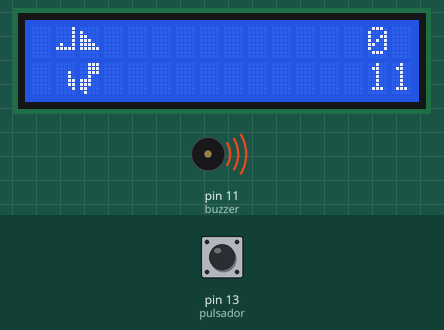
This sketch was run on a simulated Arduino Mega 2560, built with avr-gcc and run on an emulated ATmega2560. On the bench: 16×2 character LCD, buzzer (waves = sounding). Inputs (shaded band) come from the test bench; at power-on: pin 13 (pulsador) LOW. Random numbers use the default seed unless the sketch sets one.

Above: at 1.2 s.
1.3 s: pin 13 (pulsador) pulled HIGH for 0.15 s
At 3.0 s:
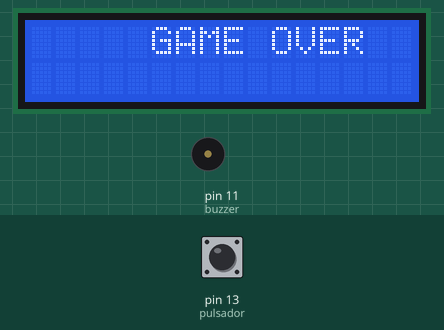
4.4 s: pin 13 (pulsador) pulled HIGH for 1 s
At 5.0 s:
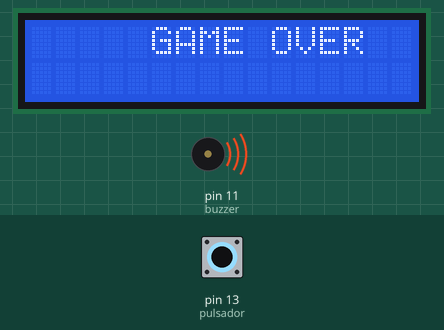
6.0 s: pin 13 (pulsador) pulsed HIGH 5 times (0.12 s each, 0.3 s apart)
At 6.69 s:
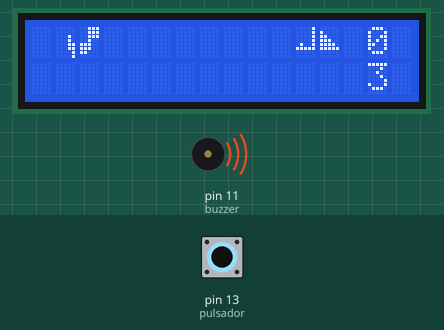
9.0 s: pin 13 (pulsador) pulsed HIGH 5 times (0.12 s each, 0.3 s apart)
At 9.73 s:
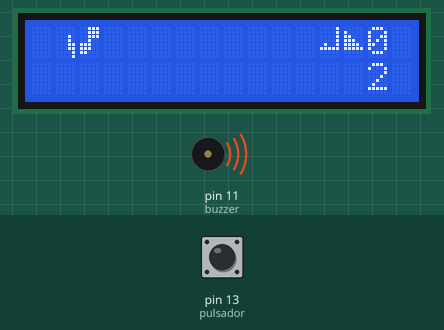
12.6 s: pin 13 (pulsador) pulled HIGH for 3.2 s
At 14.24 s:
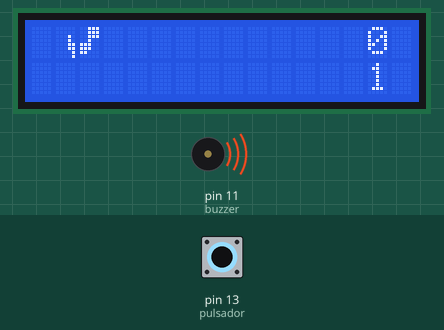
Timing chart, 0 to 23.1 s (numbered marks = the images above; inputs shaded):
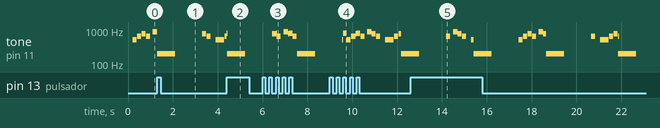

Measured:
- by itself, tone on pin 11 (buzzer): plays 659 Hz for 0.18 s, 880 Hz for 0.20 s, 784 Hz for 0.18 s, 659 Hz for 0.18 s, 523 Hz for 0.12 s, 200 Hz for 0.80 s … (19 notes in this stretch)

The sketch:

dino_code.ino
```cpp
/*
  Proyecto: Dino Game en Arduino con LCD 16x2 y Buzzer
  Autor: Brayan Mosquera
  Fecha: 02/10/2025
  Descripción:
    Este programa implementa una versión del clásico juego del Dinosaurio de Chrome
    en un microcontrolador Arduino Mega 2560, utilizando una pantalla LCD 16x2,
    un pulsador y un buzzer para efectos de sonido y música de fondo.

    Características principales:
    - Animación del dinosaurio caminando.
    - Obstáculos aleatorios (ramas y aves).
    - Sistema de puntaje en pantalla.
    - Detección de colisiones con mensaje de "GAME OVER".
    - Control de salto mediante pulsador.
    - Música de fondo simplificada ("Time To Level Up").
    - Efectos de sonido en saltos y colisiones.

  Hardware utilizado:
    - Arduino Mega 2560
    - Pantalla LCD 16x2 (modo paralelo)
    - Pulsador en pin 13
    - Buzzer en pin 11
    - Potenciómetro de 10kΩ para contraste del LCD

  Licencia: MIT (uso libre con atribución al autor)
  Si te gusto este proyecto, deja una estrella, gracias
*/


#include <LiquidCrystal.h>

LiquidCrystal lcd(7, 6, 5, 4, 3, 2);

// --- Pines ---
int buzzer = 11;   // Pin del buzzer activo

// Caracteres Dino y obstáculos
byte DINO_PARADO_PARTE_1[8] = {B00000, B00000, B00010, B00010, B00011, B00011, B00001, B00001};
byte DINO_PARADO_PARTE_2[8] = {B00111, B00111, B00111, B00100, B11100, B11100, B11000, B01000};
byte DINO_PIE_DERE_PART_1[8] = {B00000, B00000, B00010, B00010, B00011, B00011, B00001, B00001};
byte DINO_PIE_DERE_PART_2[8] = {B00111, B00111, B00111, B00100, B11100, B11100, B11000, B00000};
byte DINO_PIE_IZQU_PART_1[8] = {B00000, B00000, B00010, B00010, B00011, B00011, B00001, B00000};
byte DINO_PIE_IZQU_PART_2[8] = {B00111, B00111, B00111, B00100, B11100, B11100, B11000, B01000};
byte DOS_RAMAS_PART_1[8] = {B00000, B00100, B00100, B10100, B10100, B11100, B00100, B00100};
byte DOS_RAMAS_PART_2[8] = {B00100, B00101, B00101, B10101, B11111, B00100, B00100, B00100};
byte AVE_ALAS_PART1[8] = {B00001, B00001, B00001, B00001, B01001, B11111, B00000, B00000};
byte AVE_ALAS_PART2[8] = {B00000, B10000, B11000, B11100, B11110, B11111, B00000, B00000};

// Variables Dino
int columna_dino1 = 1;
int columna_dino2 = 2;
int fila_dino = 1;
unsigned long reloj=0;
int periodo=100;
int flag=1;

// Variables obstáculos
int fila_rama=0;
int columna_rama=13;
int periodo2=100;
unsigned long reloj2=0;
int a=0;
int b=1;
int c=2;
int d=0;
unsigned long reloj3=0;
int periodo3=100;
int puntos =0;
int punto2 =0;
int numerorandom=0;
int columnaave= 13;
int fila_ave=1;
int senalactual=0;
int senalantigua=0;
int f=13;
int aceleracion=1;

// Variables para salto automático
bool saltando = false;
unsigned long tiempoSalto = 0;
int duracionSalto = 400;   // tiempo total del salto (ms)
int mitadSalto = 200;      // momento en que baja

// --- MELODÍA "Time To Level Up" simplificada ---
int melodia[] = {523, 659, 784, 659, 880, 784, 659, 523}; // notas (C5, E5, G5, etc.)
int duraciones[] = {200, 200, 200, 200, 300, 200, 200, 400}; // ms cada nota
int totalNotas = 8;
int indiceNota = 0;
unsigned long tiempoNota = 0;

void setup() {
  lcd.begin(16, 2);
  lcd.createChar(0,DINO_PARADO_PARTE_1);
  lcd.createChar(1,DINO_PARADO_PARTE_2);
  lcd.createChar(2,DINO_PIE_DERE_PART_1);
  lcd.createChar(3,DINO_PIE_DERE_PART_2);
  lcd.createChar(4,DINO_PIE_IZQU_PART_1);
  lcd.createChar(5,DINO_PIE_IZQU_PART_2);
  lcd.createChar(6,DOS_RAMAS_PART_1);
  lcd.createChar(7,DOS_RAMAS_PART_2);

  pinMode(13, INPUT); // pulsador
  pinMode(buzzer, OUTPUT); // buzzer
}

void loop() {
  // --- Música de fondo ---
  if (millis() - tiempoNota > duraciones[indiceNota]) {
    tiempoNota = millis();
    tone(buzzer, melodia[indiceNota], duraciones[indiceNota] * 0.9);
    indiceNota++;
    if (indiceNota >= totalNotas) indiceNota = 0; // repetir loop
  }

  // --- Animación del Dino caminando ---
  if(millis()>reloj+periodo){
    reloj=millis();
    if(flag==1){ flag=2; }
    else if(flag==2){ flag=1; }
  }

  // --- Movimiento de obstáculos ---
  if(millis()>reloj2+periodo2){
    reloj2=millis();
    columna_rama=columna_rama-1;
    if(columna_rama<0){
      columna_rama=13;
      periodo2=periodo2-aceleracion;
      numerorandom=random(0,3);
    }

    f=columna_rama+1;
    lcd.setCursor(f,1); lcd.print(" ");
    lcd.setCursor(f,0); lcd.print(" ");
    lcd.setCursor(0,1); lcd.print(" ");
    lcd.setCursor(0,0); lcd.print(" ");
    a=1;
  }

  // --- Dibujar Dino en piso ---
  if(!saltando){
    if(flag==1){
      lcd.setCursor(columna_dino1,fila_dino); lcd.write(byte(2));
      lcd.setCursor(columna_dino2,fila_dino); lcd.write(byte(3));
    }
    if(flag==2){
      lcd.setCursor(columna_dino1,fila_dino); lcd.write(byte(4));
      lcd.setCursor(columna_dino2,fila_dino); lcd.write(byte(5));
    }
  }

  // --- Dibujar obstáculos ---
  if(a==1){
    if(numerorandom == 1){
      fila_rama = 1;
      lcd.createChar(6,DOS_RAMAS_PART_1);
      lcd.setCursor(columna_rama,fila_rama);
      lcd.write(byte(6));
    }
    else if(numerorandom == 2){
      fila_rama = 1;
      lcd.createChar(7,DOS_RAMAS_PART_2);
      lcd.setCursor(columna_rama,fila_rama);
      lcd.write(byte(7));
    }
    else{	// ave
      columnaave=columna_rama-1;
      fila_rama = 0;
      lcd.createChar(6,AVE_ALAS_PART1);
      lcd.setCursor(columnaave,fila_rama); lcd.write(byte(6));
      lcd.createChar(7,AVE_ALAS_PART2);
      lcd.setCursor(columna_rama,fila_rama); lcd.write(byte(7));
    }
    a=0;
  }

  // --- Condiciones de colisión ---
  if(saltando==true && (columna_rama==1||columna_rama==2||columnaave==1||columnaave==2) && fila_rama==0 ){
    lcd.clear();
    lcd.setCursor(5, 0); lcd.print("GAME OVER");
    tone(buzzer, 200, 800); // beep largo grave
    delay(2000);
    lcd.clear();
    columna_rama=15;
    periodo2=100;
    puntos=0;
    punto2=0;
  }

  if((columna_rama==b||columna_rama==c) && fila_rama==1 && !saltando){
    lcd.clear();
    lcd.setCursor(5, 0); lcd.print("GAME OVER");
    tone(buzzer, 200, 800); // beep largo grave
    delay(2000);
    lcd.clear();
    columna_rama=15;
    periodo2=100;
    puntos=0;
    punto2=0;
  }

  // --- SALTO AUTOMÁTICO ---
  senalactual = digitalRead(13);

  if (senalactual == HIGH && senalantigua == LOW && !saltando) {
    saltando = true;
    tiempoSalto = millis();

    // Sonido de salto
    tone(buzzer, 800, 150);

    lcd.setCursor(columna_dino1, 1); lcd.print(" ");
    lcd.setCursor(columna_dino2, 1); lcd.print(" ");

    lcd.setCursor(columna_dino1, 0); lcd.write(byte(2));
    lcd.setCursor(columna_dino2, 0); lcd.write(byte(3));
  }

  if (saltando) {
    unsigned long tiempoEnAire = millis() - tiempoSalto;

    if (tiempoEnAire > mitadSalto) {
      lcd.setCursor(columna_dino1, 0); lcd.print(" ");
      lcd.setCursor(columna_dino2, 0); lcd.print(" ");

      if (flag == 1) {
        lcd.setCursor(columna_dino1, 1); lcd.write(byte(2));
        lcd.setCursor(columna_dino2, 1); lcd.write(byte(3));
      } else {
        lcd.setCursor(columna_dino1, 1); lcd.write(byte(4));
        lcd.setCursor(columna_dino2, 1); lcd.write(byte(5));
      }
    }

    if (tiempoEnAire > duracionSalto) {
      saltando = false;
    }
  }

  senalantigua = senalactual;

  // --- Puntaje ---
  if(millis()>reloj3+periodo3){
    reloj3=millis();
    lcd.setCursor(14, 1); lcd.print(puntos);
    puntos=puntos+1;
    if(puntos==100){
      puntos=0;
      punto2=punto2+1;
      if(punto2==100){ punto2=0; }
    }
  }
  lcd.setCursor(14, 1); lcd.print(puntos);
  lcd.setCursor(14, 0); lcd.print(punto2);
}
```
